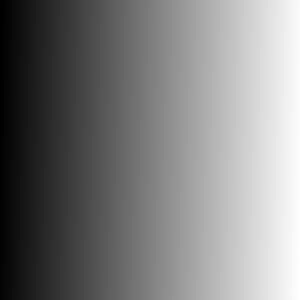
#> input picture samples/gradient.png, 300 x 300 px, found by its file name
$ python p_know_14.py
#> lines starting #> are read from the running program, lines starting #| are printed output that depends on the picture; after the words box and inside, x2 and y2 are one past the last pixel; in counts of white or black regions, pixels touching at a corner belong together
#thresholding examples
import cv2

img = cv2.imread('samples/gradient.png', 0)
#> img: shape (300, 300); min 0, max 255, mean 126.3
_, th1 = cv2.threshold(img, 127, 255, cv2.THRESH_BINARY)
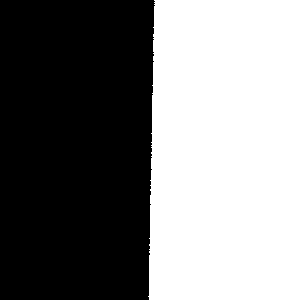
#> th1: shape (300, 300); 49.5% white; 1 white region, box (x1, y1, x2, y2) and area: (148, 0, 300, 300) 44573
_, th2 = cv2.threshold(img, 200, 255, cv2.THRESH_BINARY_INV)
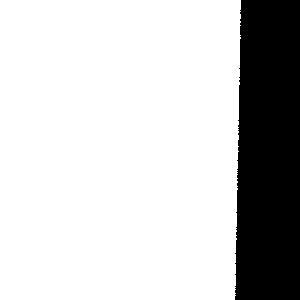
#> th2: shape (300, 300); 79.4% white; 1 black region, box (x1, y1, x2, y2) and area: (235, 0, 300, 300) 18566
_, th3 = cv2.threshold(img, 100, 255, cv2.THRESH_TRUNC)
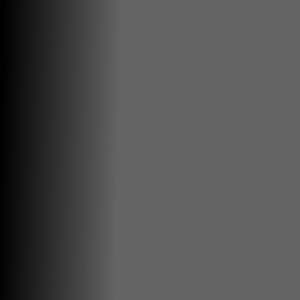
#> th3: shape (300, 300); min 0, max 100, mean 80.2
_, th4 = cv2.threshold(img, 100, 255, cv2.THRESH_TOZERO)
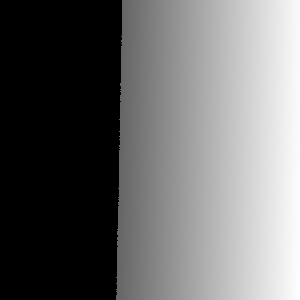
#> th4: shape (300, 300); min 0, max 255, mean 106.3

cv2.imshow('Image', img)
cv2.imshow('Th1', th1)
cv2.imshow('Th2', th2)
cv2.imshow('Th3', th3)
cv2.imshow('Th4', th4)

cv2.waitKey(0)
cv2.destroyAllWindows()

$ run again, with samples/shapes.png copied over samples/gradient.png
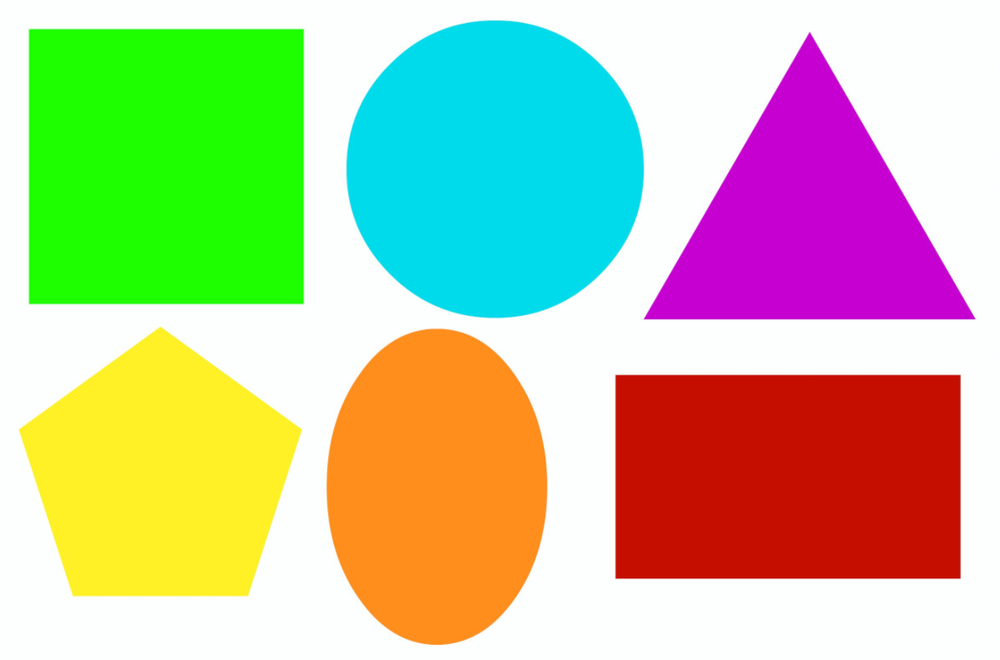
#> input picture samples/shapes.png, 1000 x 660 px, shrunk from 1311 x 865 before the run, found by its file name
#> `_, th1 = cv2.threshold(img, 127, 255, cv2.THRESH_BINARY)`:
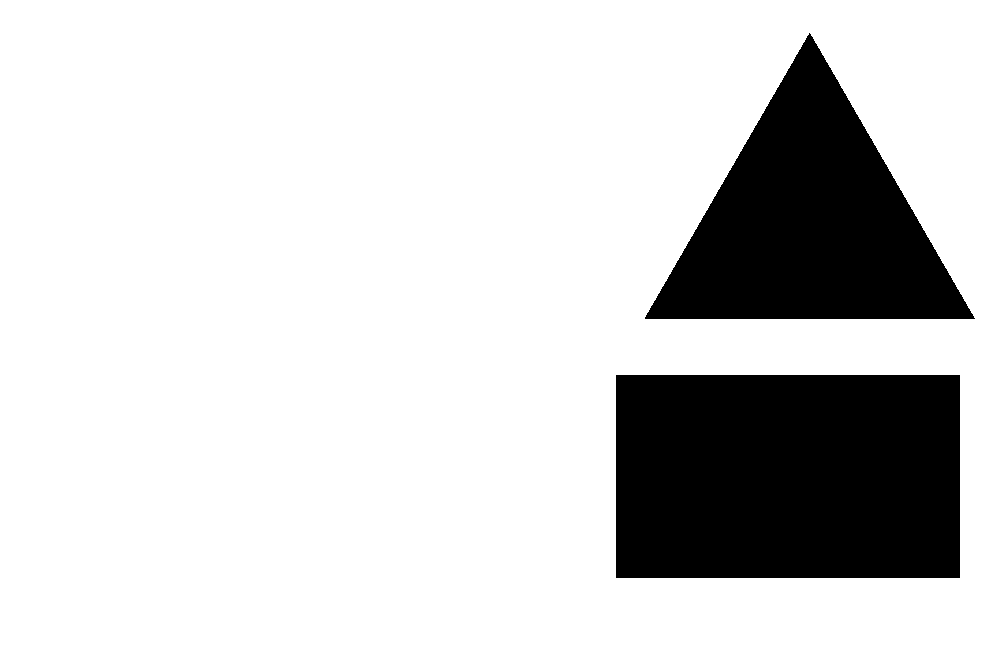
#> th1: shape (660, 1000); 82.2% white; 2 black regions, box (x1, y1, x2, y2) and area: (616, 375, 960, 578) 69832, (645, 33, 975, 319) 47387
#> th2: shape (660, 1000); 48.3% white; 5 white regions, box (x1, y1, x2, y2) and area: (29, 29, 304, 304) 75624, (615, 375, 961, 579) 70584, (347, 21, 644, 318) 69630, (327, 329, 547, 645) 54886, (644, 32, 976, 320) 48126
#> `_, th4 = cv2.threshold(img, 100, 255, cv2.THRESH_TOZERO)`:
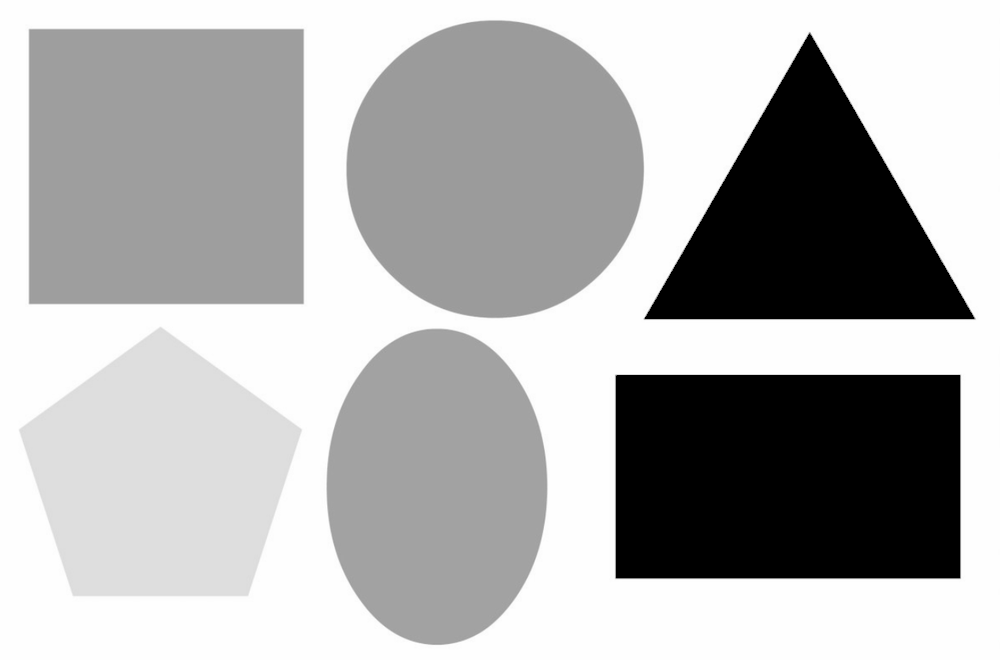
#> th4: shape (660, 1000); min 0, max 255, mean 176.9
